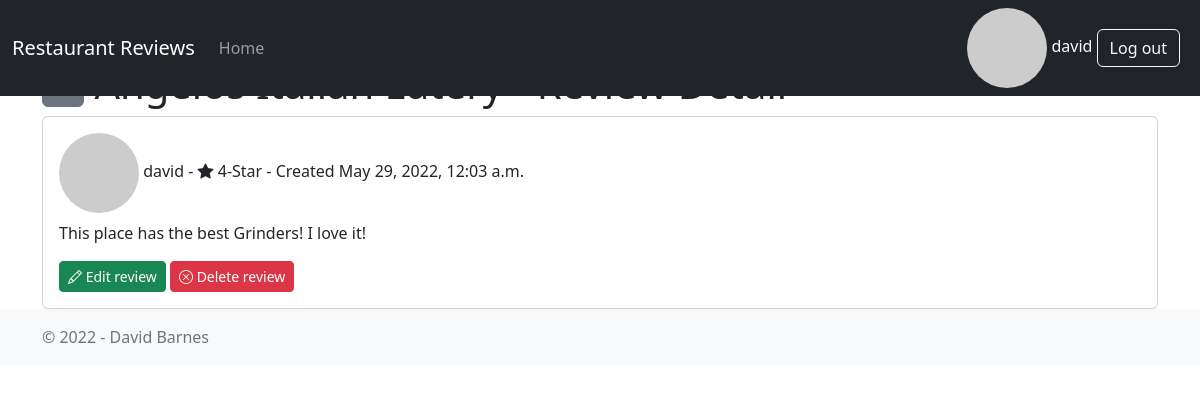
Page /review/1/ (signed in) on the earlier database version.
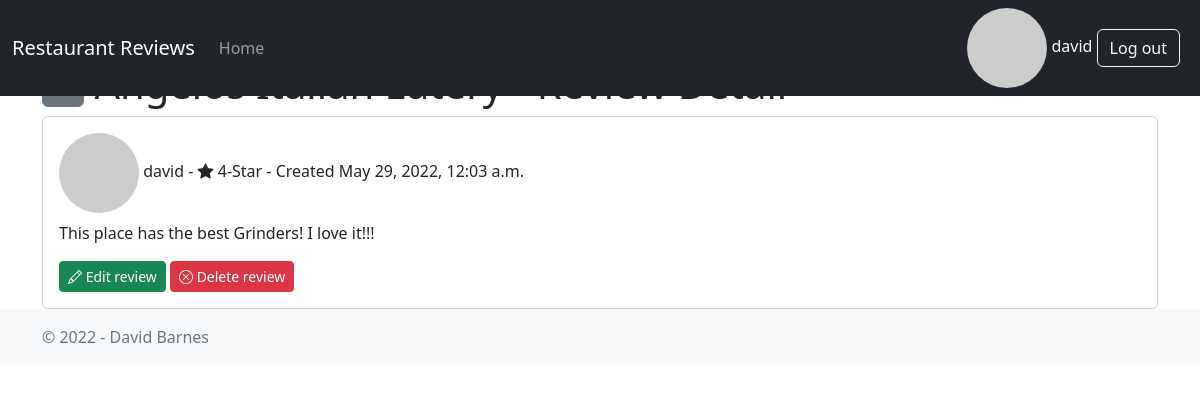
Same page on the later database version.
### restaurant/models.py (models this page shows, shortened)
class Review(models.Model):
    restaurant = models.ForeignKey(
        Restaurant,
        on_delete=models.CASCADE,
        related_name="reviews",
    )
    author = models.ForeignKey(
        "auth.User",
        on_delete=models.CASCADE,
        related_name="reviews",
    )
    body = models.TextField()
    rating = models.IntegerField(choices=RATING_CHOICES)
    created = models.DateTimeField(auto_now_add=True)
    updated = models.DateTimeField(auto_now=True)

### restaurant/views.py (the view)
class ReviewDetailView(DetailView):
    model = Review
    template_name = "review_detail.html"
    context_object_name = "review"

### restaurant/templatetags/helper_tags.py (called while the page is built)
@register.simple_tag(takes_context=True)
def get_avatar_url(context, user=None, email=None, size=None, default="mp"):
    if not size:
        size = 25
    email = email or ""
    if not email and user and hasattr(user, "email"):
        email = user.email or ""
    return "https://www.gravatar.com/avatar/{hash}?s={size}&d={default}".format(
        hash=md5(email.encode("utf-8")).hexdigest(),
        size=size or "",
        default=default,
    )

### templates/review_detail.html (shortened to what this page needs)
{% extends "base.html" %}
{% block content %}
  <h1>
    <a href="{% url "restaurant_detail" review.restaurant.pk %}" class="btn btn-secondary">
    </a>
  </h1>
  <div class="card">
    <div class="card-body">
      {% include "partials/_review.html" %}
      {% if user == review.author %}
        <div class="float-left">
          <a href="{% url "review_edit" review.pk %}" class="btn btn-success btn-sm">
            <i class="bi bi-pencil" aria-hidden="true"></i>
            Edit review
          </a>
          <a href="{% url "review_delete" review.pk %}" class="btn btn-danger btn-sm">
            <i class="bi bi-x-circle" aria-hidden="true"></i>
            Delete review
          </a>
        </div>
      {% endif %}
    </div>
  </div>
{% endblock content %}

### templates/partials/_review.html
{% load helper_tags %}
<h6 class="card-title">
  <img src="{% get_avatar_url email=review.author.email %}" class="rounded-circle" alt="user image">
  {% if review.author.first_name and review.author.last_name %}
    {{ review.author.first_name }} {{ review.author.last_name }}
  {% else %}
    {{ review.author.username }}
  {% endif %}
  - <i class="bi bi-star-fill"></i> {{ review.rating }}-Star
  - Created {{ review.created }}
</h6>
<p class="card-text">{{ review.body }}</p>

Differences in the rows shown:
changed Review "david": body "This place has the best Grinders! I love it!" → "This place has the best Grinders! I love it!!!"
